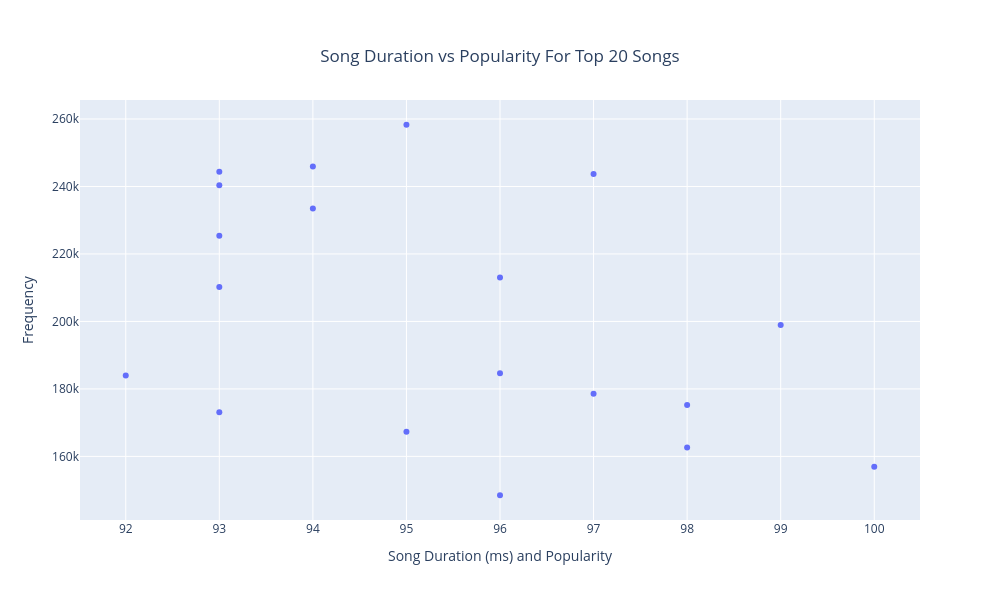

Write notebook code for a chart like this one.
### Markdown cell above
# Check For Correlation Between Popularity Against Song Duration

### Code cell
#see if correlation between popularity and song duration

#delete pure duplicates
dfSpotify_DataSet_Temp = dfSpotify_DataSet_Work.sort_values(by='popularity', ascending=False).drop_duplicates(
    subset=["artists","album_name","track_name"], keep='first').head(20)

#delete duplicate duration_ms values
dfSpotify_DataSet_Temp = dfSpotify_DataSet_Temp.drop_duplicates(subset=["duration_ms"], keep='first')

#plotly scatter plot
# Create a scatter plot using Plotly
fig = px.scatter(dfSpotify_DataSet_Temp, x="popularity", y="duration_ms", title="Duration vs Popularity For Top 20 Songs")
fig.update_layout(title={"text": "Song Duration vs Popularity For Top 20 Songs", "x": 0.5, "xanchor": "center", "yanchor": "top"},
                  xaxis_title="Song Duration (ms) and Popularity",
                  yaxis_title="Frequency",
                  height=600, width=1000)
fig.show()

### Figure 1 — Plotly figure (JSON) as saved in the notebook; plotly's stock layout.template omitted (floating-point values rounded to 4 significant figures)
{"data": [{"hovertemplate": "popularity=%{x}<br>duration_ms=%{y}<extra></extra>", "legendgroup": "", "marker": {"color": "#636efa", "symbol": "circle"}, "mode": "markers", "name": "", "orientation": "v", "showlegend": false, "type": "scatter", "x": [100, 99, 98, 98, 97, 97, 96, 96, 96, 95, 95, 94, 94, 93, 93, 93, 93, 93, 92], "xaxis": "x", "y": [156943, 198937, 162637, 175238, 243716, 178567, 213061, 148485, 184613, 258298, 167303, 245939, 233456, 240400, 173119, 244360, 225388, 210200, 183956], "yaxis": "y"}], "layout": {"height": 600, "legend": {"tracegroupgap": 0}, "title": {"text": "Song Duration vs Popularity For Top 20 Songs", "x": 0.5, "xanchor": "center", "yanchor": "top"}, "width": 1000, "xaxis": {"anchor": "y", "domain": [0, 1], "title": {"text": "Song Duration (ms) and Popularity"}}, "yaxis": {"anchor": "x", "domain": [0, 1], "title": {"text": "Frequency"}}}}
